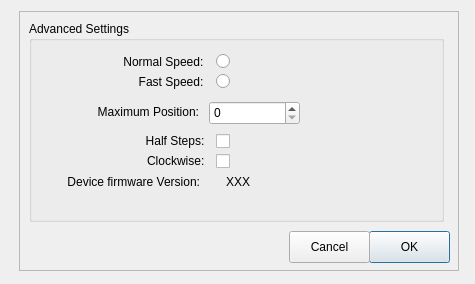
<?xml version="1.0" encoding="UTF-8"?>
<ui version="4.0">
 <class>X2Focus</class>
 <widget class="QDialog" name="X2Focus">
  <property name="geometry">
   <rect>
    <x>0</x>
    <y>0</y>
    <width>475</width>
    <height>284</height>
   </rect>
  </property>
  <property name="sizePolicy">
   <sizepolicy hsizetype="Fixed" vsizetype="Fixed">
    <horstretch>0</horstretch>
    <verstretch>0</verstretch>
   </sizepolicy>
  </property>
  <property name="windowTitle">
   <string>Setup USB Focus</string>
  </property>
  <property name="sizeGripEnabled">
   <bool>false</bool>
  </property>
  <layout class="QHBoxLayout" name="horizontalLayout">
   <property name="sizeConstraint">
    <enum>QLayout::SetDefaultConstraint</enum>
   </property>
   <property name="leftMargin">
    <number>15</number>
   </property>
   <property name="bottomMargin">
    <number>12</number>
   </property>
   <item>
    <widget class="X2Form" name="X2Form">
     <property name="sizePolicy">
      <sizepolicy hsizetype="Expanding" vsizetype="Fixed">
       <horstretch>0</horstretch>
       <verstretch>0</verstretch>
      </sizepolicy>
     </property>
     <property name="minimumSize">
      <size>
       <width>440</width>
       <height>260</height>
      </size>
     </property>
     <property name="maximumSize">
      <size>
       <width>440</width>
       <height>260</height>
      </size>
     </property>
     <property name="frameShape">
      <enum>QFrame::StyledPanel</enum>
     </property>
     <property name="frameShadow">
      <enum>QFrame::Raised</enum>
     </property>
     <widget class="QWidget" name="widget_5" native="true">
      <property name="geometry">
       <rect>
        <x>13</x>
        <y>512</y>
        <width>24</width>
        <height>24</height>
       </rect>
      </property>
      <property name="sizePolicy">
       <sizepolicy hsizetype="Fixed" vsizetype="Fixed">
        <horstretch>0</horstretch>
        <verstretch>0</verstretch>
       </sizepolicy>
      </property>
      <layout class="QHBoxLayout" name="horizontalLayout_6"/>
     </widget>
     <widget class="QGroupBox" name="groupBox_4">
      <property name="geometry">
       <rect>
        <x>10</x>
        <y>10</y>
        <width>415</width>
        <height>201</height>
       </rect>
      </property>
      <property name="maximumSize">
       <size>
        <width>415</width>
        <height>16777215</height>
       </size>
      </property>
      <property name="title">
       <string>Advanced Settings</string>
      </property>
      <widget class="QLabel" name="label_3">
       <property name="geometry">
        <rect>
         <x>50</x>
         <y>80</y>
         <width>120</width>
         <height>21</height>
        </rect>
       </property>
       <property name="text">
        <string>Maximum Position:</string>
       </property>
       <property name="alignment">
        <set>Qt::AlignRight|Qt::AlignTrailing|Qt::AlignVCenter</set>
       </property>
      </widget>
      <widget class="QRadioButton" name="radioButton_Normal">
       <property name="geometry">
        <rect>
         <x>30</x>
         <y>30</y>
         <width>171</width>
         <height>21</height>
        </rect>
       </property>
       <property name="layoutDirection">
        <enum>Qt::RightToLeft</enum>
       </property>
       <property name="text">
        <string>Normal Speed:  </string>
       </property>
      </widget>
      <widget class="QRadioButton" name="radioButton_Fast">
       <property name="geometry">
        <rect>
         <x>30</x>
         <y>50</y>
         <width>171</width>
         <height>21</height>
        </rect>
       </property>
       <property name="layoutDirection">
        <enum>Qt::RightToLeft</enum>
       </property>
       <property name="text">
        <string>Fast Speed:  </string>
       </property>
      </widget>
      <widget class="QCheckBox" name="checkBox_hs">
       <property name="geometry">
        <rect>
         <x>70</x>
         <y>110</y>
         <width>131</width>
         <height>20</height>
        </rect>
       </property>
       <property name="layoutDirection">
        <enum>Qt::RightToLeft</enum>
       </property>
       <property name="text">
        <string>Half Steps:  </string>
       </property>
       <property name="checkable">
        <bool>true</bool>
       </property>
       <property name="checked">
        <bool>false</bool>
       </property>
      </widget>
      <widget class="QCheckBox" name="checkBox_cw">
       <property name="geometry">
        <rect>
         <x>90</x>
         <y>130</y>
         <width>111</width>
         <height>20</height>
        </rect>
       </property>
       <property name="layoutDirection">
        <enum>Qt::RightToLeft</enum>
       </property>
       <property name="text">
        <string>Clockwise:  </string>
       </property>
       <property name="checkable">
        <bool>true</bool>
       </property>
       <property name="checked">
        <bool>false</bool>
       </property>
      </widget>
      <widget class="QSpinBox" name="spinBox_maxpos">
       <property name="geometry">
        <rect>
         <x>180</x>
         <y>80</y>
         <width>91</width>
         <height>24</height>
        </rect>
       </property>
      </widget>
      <widget class="QLabel" name="label_4">
       <property name="geometry">
        <rect>
         <x>20</x>
         <y>150</y>
         <width>151</width>
         <height>21</height>
        </rect>
       </property>
       <property name="text">
        <string>Device firmware Version:</string>
       </property>
       <property name="alignment">
        <set>Qt::AlignRight|Qt::AlignTrailing|Qt::AlignVCenter</set>
       </property>
      </widget>
      <widget class="QLabel" name="fw_version">
       <property name="geometry">
        <rect>
         <x>180</x>
         <y>150</y>
         <width>41</width>
         <height>21</height>
        </rect>
       </property>
       <property name="text">
        <string>XXX</string>
       </property>
       <property name="alignment">
        <set>Qt::AlignRight|Qt::AlignTrailing|Qt::AlignVCenter</set>
       </property>
      </widget>
     </widget>
     <widget class="QPushButton" name="pushButtonOK">
      <property name="geometry">
       <rect>
        <x>350</x>
        <y>220</y>
        <width>81</width>
        <height>32</height>
       </rect>
      </property>
      <property name="text">
       <string>OK</string>
      </property>
     </widget>
     <widget class="QPushButton" name="pushButtonCancel">
      <property name="geometry">
       <rect>
        <x>270</x>
        <y>220</y>
        <width>81</width>
        <height>32</height>
       </rect>
      </property>
      <property name="text">
       <string>Cancel</string>
      </property>
     </widget>
    </widget>
   </item>
  </layout>
 </widget>
 <customwidgets>
  <customwidget>
   <class>X2Form</class>
   <extends>QFrame</extends>
   <header>x2form.h</header>
   <container>1</container>
  </customwidget>
 </customwidgets>
 <resources/>
 <connections/>
</ui>
